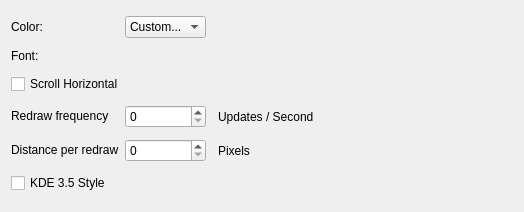
<?xml version="1.0" encoding="UTF-8"?>
<ui version="4.0">
 <class>VisualSettings</class>
 <widget class="QWidget" name="VisualSettings">
  <property name="geometry">
   <rect>
    <x>0</x>
    <y>0</y>
    <width>524</width>
    <height>212</height>
   </rect>
  </property>
  <layout class="QGridLayout">
   <item row="0" column="3">
    <spacer>
     <property name="orientation">
      <enum>Qt::Horizontal</enum>
     </property>
     <property name="sizeHint" stdset="0">
      <size>
       <width>40</width>
       <height>20</height>
      </size>
     </property>
    </spacer>
   </item>
   <item row="0" column="0">
    <widget class="QLabel" name="label">
     <property name="sizePolicy">
      <sizepolicy hsizetype="Preferred" vsizetype="Fixed">
       <horstretch>0</horstretch>
       <verstretch>0</verstretch>
      </sizepolicy>
     </property>
     <property name="text">
      <string comment="color of the scrolling text">Color:</string>
     </property>
     <property name="buddy">
      <cstring>kcfg_Color</cstring>
     </property>
    </widget>
   </item>
   <item row="0" column="1">
    <widget class="KColorCombo" name="kcfg_Color">
     <item>
      <property name="text">
       <string>Custom...</string>
      </property>
     </item>
    </widget>
   </item>
   <item row="2" column="0">
    <widget class="QLabel" name="label_2">
     <property name="sizePolicy">
      <sizepolicy hsizetype="Preferred" vsizetype="Fixed">
       <horstretch>0</horstretch>
       <verstretch>0</verstretch>
      </sizepolicy>
     </property>
     <property name="text">
      <string>Font:</string>
     </property>
    </widget>
   </item>
   <item row="2" column="1" colspan="3">
    <widget class="KFontRequester" name="kcfg_Font" native="true"/>
   </item>
   <item row="7" column="0">
    <widget class="QCheckBox" name="kcfg_UIStyle">
     <property name="text">
      <string>KDE 3.5 Style</string>
     </property>
    </widget>
   </item>
   <item row="5" column="0">
    <widget class="QLabel" name="label_5">
     <property name="sizePolicy">
      <sizepolicy hsizetype="Preferred" vsizetype="Fixed">
       <horstretch>0</horstretch>
       <verstretch>0</verstretch>
      </sizepolicy>
     </property>
     <property name="text">
      <string>Redraw frequency</string>
     </property>
    </widget>
   </item>
   <item row="3" column="0" colspan="4">
    <widget class="QCheckBox" name="kcfg_ScrollHorizontal">
     <property name="sizePolicy">
      <sizepolicy hsizetype="Expanding" vsizetype="Fixed">
       <horstretch>0</horstretch>
       <verstretch>0</verstretch>
      </sizepolicy>
     </property>
     <property name="text">
      <string>Scroll Horizontal</string>
     </property>
    </widget>
   </item>
   <item row="5" column="1">
    <widget class="QSpinBox" name="kcfg_ScrollingSpeed"/>
   </item>
   <item row="5" column="3">
    <widget class="QLabel" name="label_3">
     <property name="text">
      <string>Updates / Second</string>
     </property>
    </widget>
   </item>
   <item row="6" column="0">
    <widget class="QLabel" name="label_4">
     <property name="sizePolicy">
      <sizepolicy hsizetype="Preferred" vsizetype="Fixed">
       <horstretch>0</horstretch>
       <verstretch>0</verstretch>
      </sizepolicy>
     </property>
     <property name="text">
      <string>Distance per redraw</string>
     </property>
    </widget>
   </item>
   <item row="6" column="1">
    <widget class="QSpinBox" name="kcfg_ScrollingDistance"/>
   </item>
   <item row="6" column="3">
    <widget class="QLabel" name="label_8">
     <property name="text">
      <string>Pixels</string>
     </property>
    </widget>
   </item>
  </layout>
 </widget>
 <customwidgets>
  <customwidget>
   <class>KColorCombo</class>
   <extends>QComboBox</extends>
   <header>kcolorcombo.h</header>
  </customwidget>
  <customwidget>
   <class>KFontRequester</class>
   <extends>QWidget</extends>
   <header>kfontrequester.h</header>
  </customwidget>
 </customwidgets>
 <tabstops>
  <tabstop>kcfg_Color</tabstop>
  <tabstop>kcfg_ScrollHorizontal</tabstop>
  <tabstop>kcfg_UIStyle</tabstop>
 </tabstops>
 <resources/>
 <connections/>
</ui>
